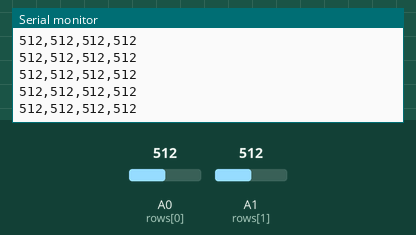
This sketch was run on a simulated Arduino Uno, built with avr-gcc and run on an emulated ATmega328P. On the bench: the last lines printed to the serial monitor. Inputs (shaded band) come from the test bench; at power-on: A0 (rows[0]) = 512, A1 (rows[1]) = 512.

Above: at 1.2 s.
1.3 s: A0 (rows[0]) set to 716
At 1.59 s:
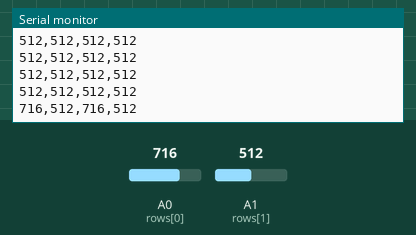
2.8 s: A1 (rows[1]) set to 716
At 2.82 s:
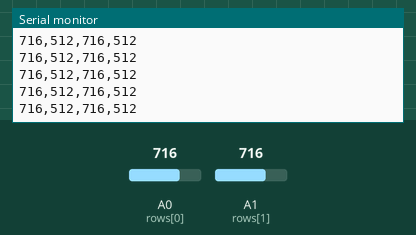
4.3 s: A0 (rows[0]) set to 900
At 4.47 s:
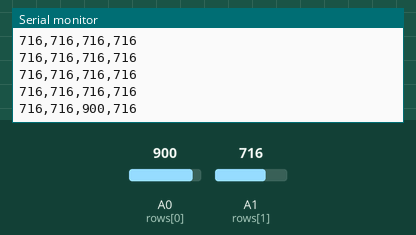
5.8 s: A1 (rows[1]) set to 900
At 5.9 s:
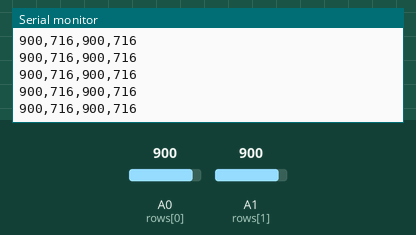
Timing chart, 0 to 8.3 s (numbered marks = the images above; inputs shaded):
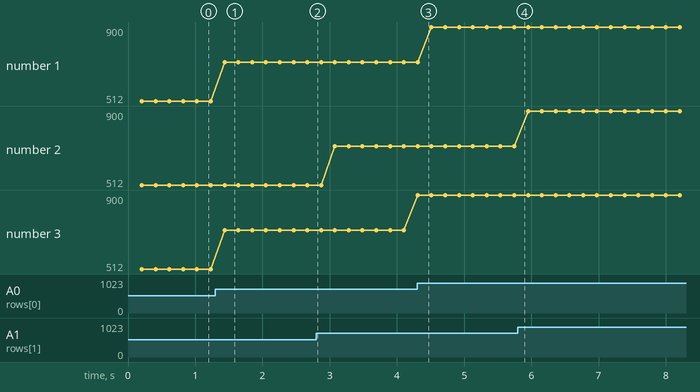

The sketch:

_4x4_matrix.ino
```cpp
#define numRows 2
#define numCols 2
#define sensorPoints numRows*numCols

int rows[] = {
  A0, A1};
int cols[] = {
  2,3};
int incomingValues[36] = {
};


void setup() {
  // set all rows and columns to INPUT (high impedance):
  for(int i=0; i<numRows; i++){
    pinMode(rows[i], INPUT);
  }
    for(int i=0; i<numCols; i++){
    pinMode(cols[i], INPUT);
  }
  Serial.begin(9600);
}

void loop() {
  for(int colCount=0; colCount<numCols; colCount++){
    pinMode(cols[colCount], OUTPUT);  // set as OUTPUT
    digitalWrite(cols[colCount], LOW);  // set LOW
    delay(100);

    for(int rowCount=0; rowCount<numRows; rowCount++){
      pinMode(rows[rowCount], INPUT_PULLUP);  // set as INPUT with PULLUP RESISTOR
      delay(1);
      incomingValues[ ( (colCount)*numRows) + (rowCount)] = analogRead(rows[rowCount]);  // read INPUT

      // set pin back to INPUT
      pinMode(rows[rowCount], INPUT);

    }// end rowCount

    pinMode(cols[colCount], INPUT);  // set back to INPUT!

  }// end colCount

  // Print the incoming values of the grid:
  for(int i=0; i<sensorPoints; i++){
    Serial.print(incomingValues[i]);
    if(i<sensorPoints-1) Serial.print(",");
  }
  Serial.println();
}
```

Measured:
- after the input at 1.3 s, the serial monitor: prints a new line after 0.14 s (image 1)
- after the input at 4.3 s, the serial monitor: prints a new line at once (image 3)
- plotted number 1: 512 → 716 after the input at 1.3 s, 716 → 900 after the input at 4.3 s
- plotted number 3: 512 → 716 after the input at 1.3 s, 716 → 900 after the input at 4.3 s
